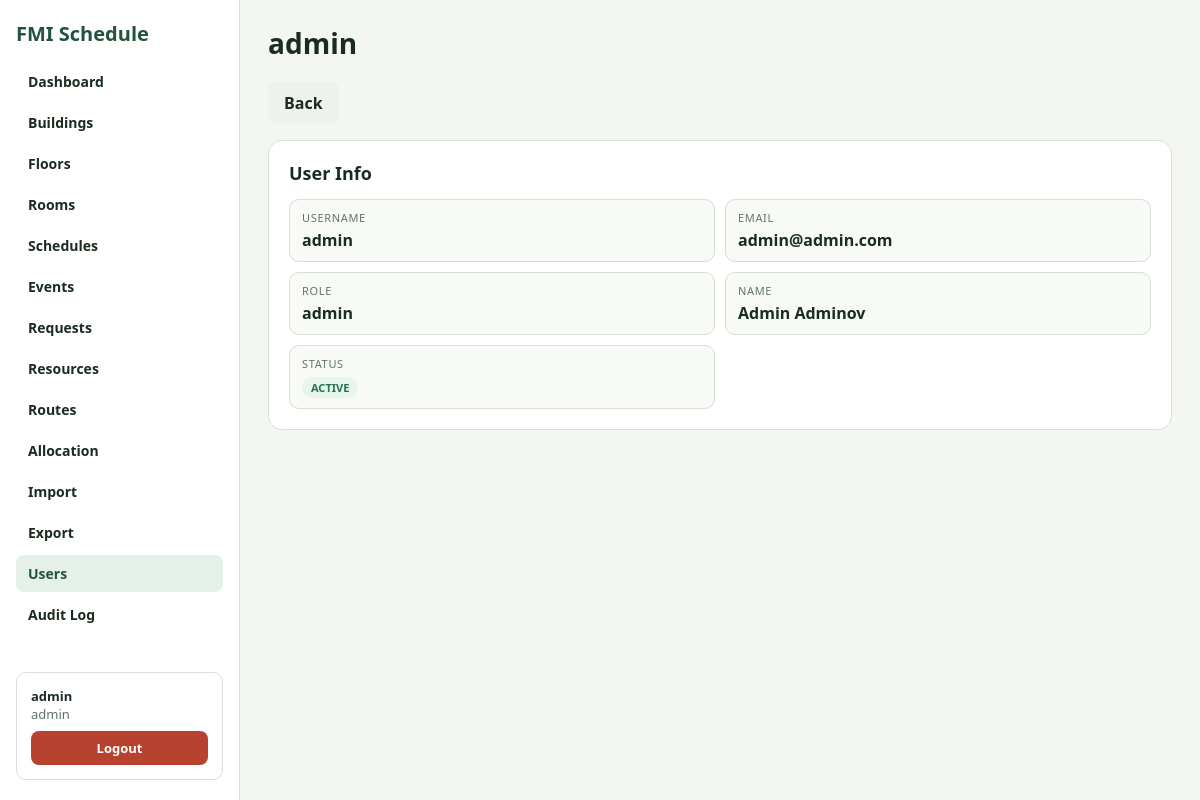
Page /users/1 (signed in) on the committed database.
### tables this page shows
CREATE TABLE IF NOT EXISTS `users` (
    `id` INT UNSIGNED NOT NULL AUTO_INCREMENT,
    `username` VARCHAR(50) NOT NULL,
    `first_name` VARCHAR(100) NOT NULL DEFAULT '',
    `last_name` VARCHAR(100) NOT NULL DEFAULT '',
    `email` VARCHAR(255) NOT NULL,
    `password_hash` VARCHAR(255) NOT NULL,
    `role` VARCHAR(50) NOT NULL DEFAULT 'student',
    `is_active` BOOLEAN NOT NULL DEFAULT 1,
    PRIMARY KEY (`id`),
    UNIQUE KEY `uq_users_username` (`username`),
    UNIQUE KEY `uq_users_email` (`email`)
);

### app/core/View.php (called while the page is built, shortened)
<?php
class View
{
    private $viewsPath;
    private $layout;
    public function __construct($viewsPath = null, $layout = null)
    {
        $this->viewsPath = $viewsPath ?? dirname(__DIR__) . DIRECTORY_SEPARATOR . 'views';
        $this->layout = $layout;
    }
    public function render($view, $data = [], $layout = null)
    {
        $content = $this->render_file($this->resolve_view_path($view), $data);
        $layout ??= $this->layout;
        if ($layout === null) {
            return $content;
        }
        return $this->render_file($this->resolve_view_path($layout), array_merge($data, [
            'content' => $content,
        ]));
    }
    private function render_file($path, $data)
    {
        extract($data, EXTR_SKIP);
        require $path;
        return (string) ob_get_clean();
    }
    private function resolve_view_path(string $view): string
    {
        $view = trim($view, '/\\');
        $view = str_replace(['/', '\\'], DIRECTORY_SEPARATOR, $view);
        if (!str_ends_with($view, '.php')) {
            $view .= '.php';
        }
        return $this->viewsPath . DIRECTORY_SEPARATOR . $view;
    }
}

### app/core/Controller.php (called while the page is built, shortened)
<?php
abstract class Controller
{
    protected $view;
    public function __construct($request = [], $view = null)
    {
        $this->view = $view ?? new View();
    }
    protected function render($view, $data = [], $layout = null)
    {
        return $this->view->render($view, $data, $layout);
    }
}

### app/controllers/BaseController.php (called while the page is built, shortened)
<?php
abstract class BaseController extends Controller
{
    protected SessionHelper $session;
    public function __construct($request = [], $view = null, $session = null)
    {
        $this->session = $session ?? new SessionHelper();
        $this->session->start();
    }
    protected function respond($view, $data = [], $layout = null)
    {
        return $this->render($view, $data + $this->shared_view_data(), $layout);
    }
    protected function resolve_id($id, $key = 'id', $default = 0)
    {
        if ($id !== null && is_numeric($id)) {
            return (int) $id;
        }
        return $this->int_param($key, $this->payload()[$key] ?? $default);
    }
    protected function shared_view_data()
    {
        return [
            'current_user' => $this->session->get_user(),
            'current_user_id' => $this->session->get_user_id(),
            'current_user_role' => $this->session->get_user_role(),
            'flash' => $this->session->flashes(),
        ];
    }
}

### app/controllers/CrudController.php (called while the page is built, shortened)
<?php
abstract class CrudController extends BaseController
{
    protected $repository;
    protected $view_path;
    protected $entity_name = 'item';
    public function __construct($request = [], $view = null, $session = null, $repository = null)
    {
        $this->repository = $repository ?? new $class();
    }
    public function show($id = null)
    {
        $model = $this->find_model($id);
        return $this->respond($this->view_path . '/details', [
            $this->entity_name => $model,
        ]);
    }
    protected function find_model($id)
    {
        return $this->repository->find_by_id($this->resolve_id($id));
    }
}

### index.php (called while the page is built, shortened)
<?php
require ROOT . '/app/core/Autoloader.php';
App\Core\Kernel::boot(ROOT)->handle();

### app/core/Repository.php (called while the page is built, shortened)
<?php
class Repository
{
    protected $database;
    protected $table;
    public function __construct($database = null, $model_class = null, $table = null) {
        $this->database = $database ?? new Database();
        $this->table = $table ?? $this->table;
    }
    public function find_by_id($id)
    {
        $statement = $this->database->connection()->prepare(
            "SELECT * FROM `{$this->table}` WHERE id = ? LIMIT 1"
        );
        $statement->bindValue(1, $id);
        $statement->execute();
        $row = $statement->fetch();
        return $row === false ? null : $this->map_row_to_model($row);
    }
    protected function map_row_to_model($row)
    {
        $model = new $this->model_class();
        $model->fill($row);
        return $model;
    }
}

### app/core/Autoloader.php (called while the page is built, shortened)
<?php
class Autoloader
{
    public static function register($app_path)
    {
        spl_autoload_register(function ($class) use ($app_path) {
            $prefix = 'App\\';
            $relative = str_replace('\\', '/', substr($class, strlen($prefix)));
            $file = rtrim($app_path, '/\\') . '/' . $relative . '.php';
        });
    }
    private static function resolve_case_insensitive_path($base_dir, $relative_path)
    {
        $path = rtrim($base_dir, '/\\');
        $parts = preg_split('#[\\\\/]#', $relative_path);
        foreach ($parts as $part) {
            $next = $path . DIRECTORY_SEPARATOR . $part;
            if (file_exists($next)) {
                $path = $next;
                continue;
            }
            $matched = self::find_case_insensitive_match($path, $part);
            $path = $matched;
        }
        return is_file($path) ? $path : null;
    }
    private static function find_case_insensitive_match($path, $part)
    {
        $matches = glob($path . DIRECTORY_SEPARATOR . '*') ?: [];
        foreach ($matches as $candidate) {
            if (strcasecmp(basename($candidate), $part) === 0) {
                return $candidate;
            }
        }
        return null;
    }
}

### app/core/Database.php (called while the page is built, shortened)
<?php
class Database
{
    private $connection;
    public function __construct()
    {
        $host = Config::get('DB_HOST', '127.0.0.1');
        $port = Config::get('DB_PORT', '3306');
        $dbname = Config::get('DB_NAME', 'schedule_management_system');
        $username = Config::get('DB_USER_NAME', Config::get('DB_USER', 'root'));
        $password = Config::get('DB_USER_PASSWORD', Config::get('DB_PASS', ''));
        $dsn = "mysql:host=$host;port=$port;dbname=$dbname;charset=utf8mb4";
        $this->connection = new PDO($dsn, $username, $password, [
            PDO::ATTR_ERRMODE => PDO::ERRMODE_EXCEPTION,
            PDO::ATTR_DEFAULT_FETCH_MODE => PDO::FETCH_ASSOC,
        ]);
    }
    public function connection()
    {
        return $this->connection;
    }
    public function close() {
        $this->connection = null;
    }
}

### app/core/Config.php (called while the page is built, shortened)
<?php
class Config
{
    private static $values = [];
    public static function load(string $file): void
    {
        if (!is_file($file)) {
            return;
        }
        $values = parse_ini_file($file, false, INI_SCANNER_TYPED);
        self::$values = $values + self::$values;
    }
    public static function get(string $key, $default = null)
    {
        $value = getenv($key);
        if ($value !== false) {
            return $value;
        }
        return array_key_exists($key, self::$values) ? self::$values[$key] : $default;
    }
}

### app/core/Model.php (called while the page is built, shortened)
<?php
abstract class Model
{
    public function to_array()
    {
        return get_object_vars($this);
    }
}

### app/views/users/details.php (the view)
<?php
require_once __DIR__ . '/../shared/ui.php';
$u = is_object($user ?? null) ? $user->to_array() : ($user ?? []);
$name = trim(($u['first_name'] ?? '') . ' ' . ($u['last_name'] ?? ''));
page_start($u['username'] ?? 'User Details', 'users');
?>
<div class="actions page-actions">
    <a href="/users" class="btn btn-muted">Back</a>
</div>
<div class="card">
    <h2>User Info</h2>
    <dl class="meta">
        <div><dt>Username</dt><dd><?= e($u['username'] ?? '-') ?></dd></div>
        <div><dt>Email</dt><dd><?= e($u['email'] ?? '-') ?></dd></div>
        <div><dt>Role</dt><dd><?= e($u['role'] ?? '-') ?></dd></div>
        <div><dt>Name</dt><dd><?= e($name !== '' ? $name : '-') ?></dd></div>
        <div><dt>Status</dt><dd><?= status_badge(($u['is_active'] ?? 1) ? 'active' : 'inactive') ?></dd></div>
    </dl>
</div>
<?php page_end(); ?>

### app/views/shared/ui.php (shortened to what this page needs)
<?php
function e($v) { return htmlspecialchars((string)($v ?? ''), ENT_QUOTES, 'UTF-8'); }
function page_start($title, $active = 'dashboard') {
    $user = $GLOBALS['current_user'] ?? null;
    $role = $GLOBALS['current_user_role'] ?? '';
    $nav = [
        'dashboard'  => 'Dashboard',
        'buildings'  => 'Buildings',
        'floors'     => 'Floors',
        'rooms'      => 'Rooms',
        'schedules'  => 'Schedules',
        'events'     => 'Events',
        'requests'   => 'Requests',
        'resources'  => 'Resources',
        'routes'     => 'Routes',
        'allocation/search' => 'Allocation',
        'import-export/import'     => 'Import',
        'import-export/export'     => 'Export',
        'users'      => 'Users',
    ];
    if ($role === 'admin') {
        $nav['audit-logs'] = 'Audit Log';
    }
?>
<!DOCTYPE html>
<html lang="bg">
<head>
<link rel="stylesheet" href="/css/style.css">
</head>
<body>
<div class="layout">
<aside class="sidebar">
    <div class="brand">FMI Schedule</div>
    <nav>
    <?php foreach ($nav as $key => $label): ?>
        <a href="/<?=$key?>" class="<?= $active === $key ? 'active' : '' ?>"> <?= $label ?> </a>
    <?php endforeach; ?>
    </nav>
    <?php if ($user): ?>
    <div class="user-box">
        <strong><?= e($user['username'] ?? $user['email'] ?? 'User') ?></strong>
        <span><?= e($role) ?></span>
        <form method="post" action="/logout">
            <button type="submit" class="btn-logout">Logout</button>
        </form>
    </div>
    <?php endif; ?>
</aside>
<main>
    <h1><?= e($title) ?></h1>
<?php }
function page_end() { ?>
</main>
</div>
</body>
</html>
<?php }
function status_badge($s) {
    $s = strtolower((string)($s ?? ''));
    $c = match($s) {
        'active','approved','available' => 'ok',
        'pending','draft' => 'warn',
        'rejected','inactive','cancelled','unavailable' => 'err',
        default => 'neutral',
    };
    return '<span class="badge ' . $c . '">' . e($s) . '</span>';
}

### public/css/style.css (style rules this page uses)
:root { --bg: #f4f6f1; --panel: #fff; --ink: #1a2b1f; --muted: #627468; --line: #d8dfd3; --accent: #22543d; --accent-soft: #e6f0ea; --danger: #b74230; --danger-soft: #fff1ee; --success: #23744d; --success-soft: #e8f5ed; --warn: #b6771e; --warn-soft: #fff4dc; }
* { box-sizing: border-box; margin: 0; }
body { font-family: "Segoe UI", Arial, sans-serif; color: var(--ink); background: var(--bg); }
a { color: var(--accent); text-decoration: none; }
.layout { display: grid; grid-template-columns: 240px 1fr; min-height: 100vh; }
.sidebar { background: var(--panel); border-right: 1px solid var(--line); padding: 20px 16px; display: flex; flex-direction: column; gap: 16px; position: sticky; top: 0; height: 100vh; overflow-y: auto; }
.brand { font-size: 20px; font-weight: 800; color: var(--accent); }
.sidebar nav { display: flex; flex-direction: column; gap: 4px; }
.sidebar nav a { display: block; padding: 9px 12px; border-radius: 8px; color: var(--ink); font-weight: 600; font-size: 14px; }
.sidebar nav a.active { background: var(--accent-soft); color: var(--accent); }
.user-box { margin-top: auto; padding: 14px; border: 1px solid var(--line); border-radius: 10px; font-size: 13px; }
.user-box strong { display: block; }
.user-box span { color: var(--muted); }
.user-box form { margin-top: 8px; }
.user-box .btn-logout { width: 100%; padding: 8px 10px; background: var(--danger); font-size: 13px; }
main { padding: 24px 28px; max-width: 1200px; }
main>h1 { font-size: 28px; margin-bottom: 20px; }
.card { background: var(--panel); border: 1px solid var(--line); border-radius: 14px; padding: 20px; margin-bottom: 20px; }
.card h2 { font-size: 18px; margin-bottom: 14px; }
.badge { display: inline-block; padding: 3px 9px; border-radius: 99px; font-size: 11px; font-weight: 800; text-transform: uppercase; }
.badge.ok { background: var(--success-soft); color: var(--success); }
button, .btn, input[type="submit"] { display: inline-block; border: 0; border-radius: 8px; padding: 10px 16px; background: var(--accent); color: #fff; font: inherit; font-weight: 700; cursor: pointer; }
.btn-muted { background: #eef2ec; color: var(--ink); }
.actions { display: flex; gap: 8px; flex-wrap: wrap; }
.page-actions { margin-bottom: 16px; }
dl.meta { display: grid; grid-template-columns: 1fr 1fr; gap: 10px; }
dl.meta div { padding: 10px 12px; background: #f8faf6; border: 1px solid var(--line); border-radius: 10px; }
dl.meta dt { font-size: 11px; color: var(--muted); text-transform: uppercase; letter-spacing: .06em; margin-bottom: 4px; }
dl.meta dd { margin: 0; font-weight: 600; }

### rows in the picture
users: username "admin", email "admin@admin.com", role "admin", first_name+last_name "Admin Adminov"

### other values in the picture
$label "Dashboard"
$label "Buildings"
$label "Floors"
$label "Rooms"
$label "Schedules"
$label "Events"
$label "Requests"
$label "Resources"
$label "Routes"
$label "Allocation"
$label "Import"
$label "Export"
$label "Users"
$label "Audit Log"
$s "ACTIVE"
